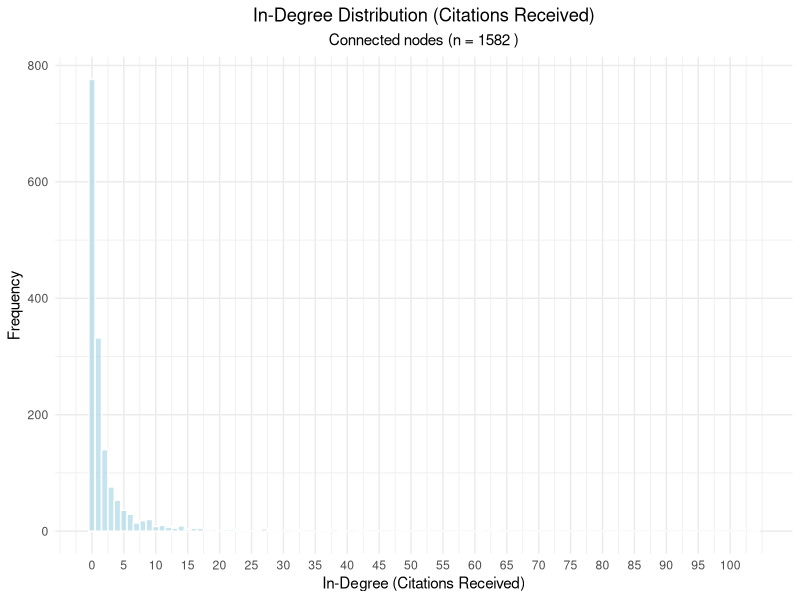
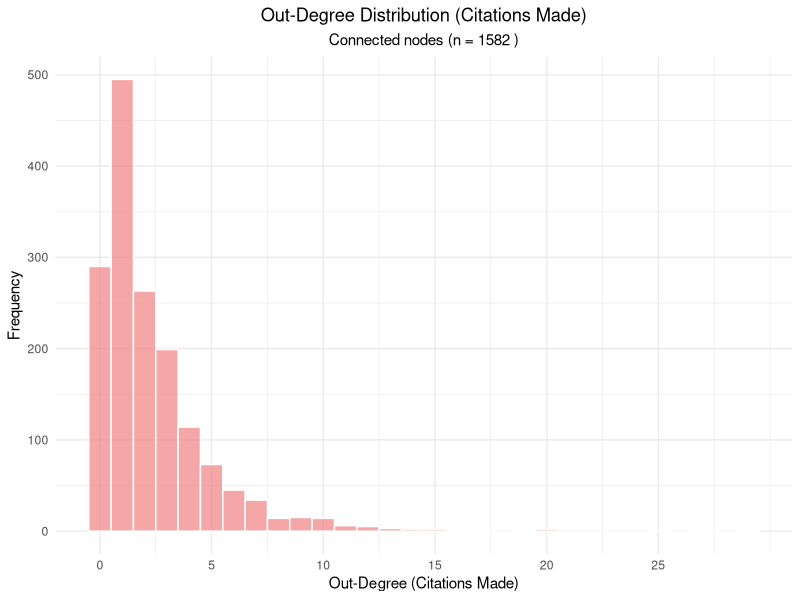
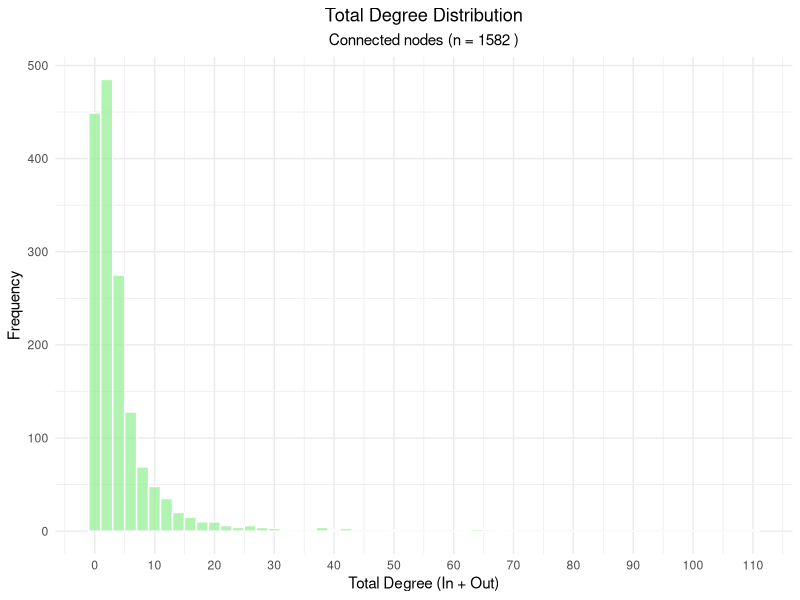
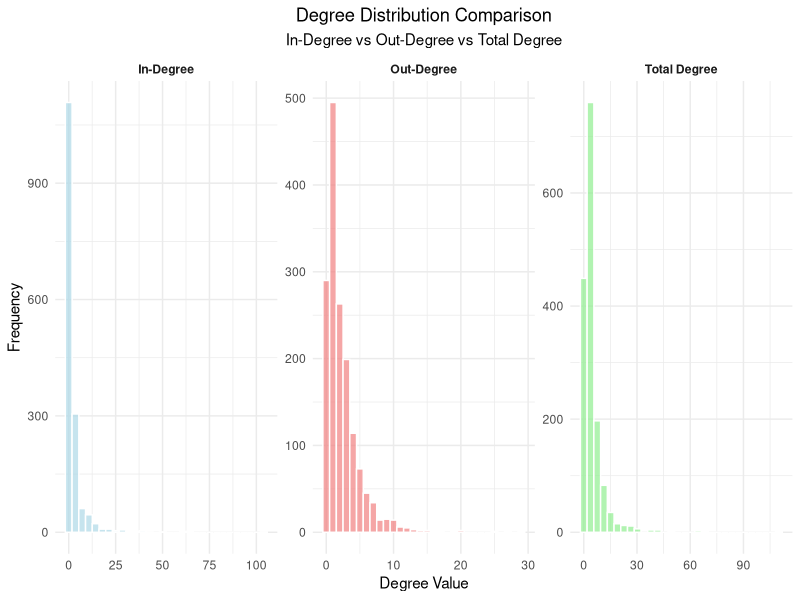
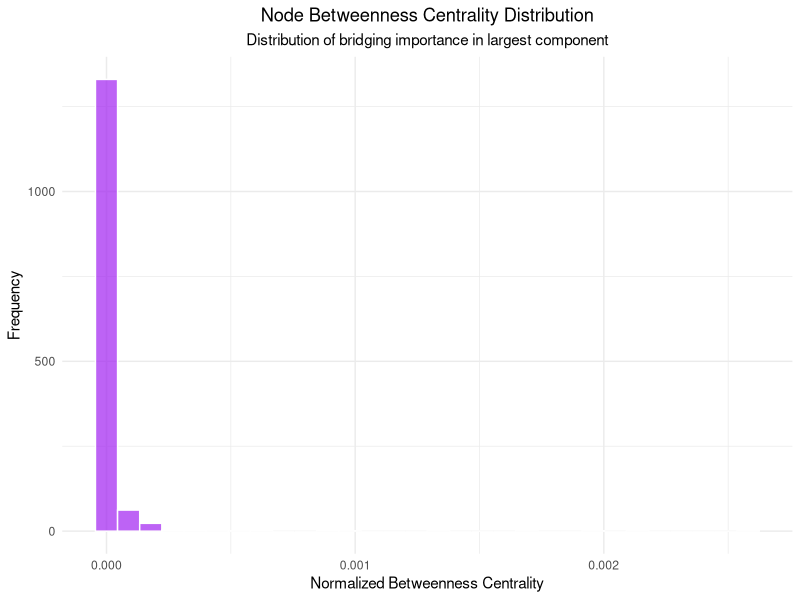
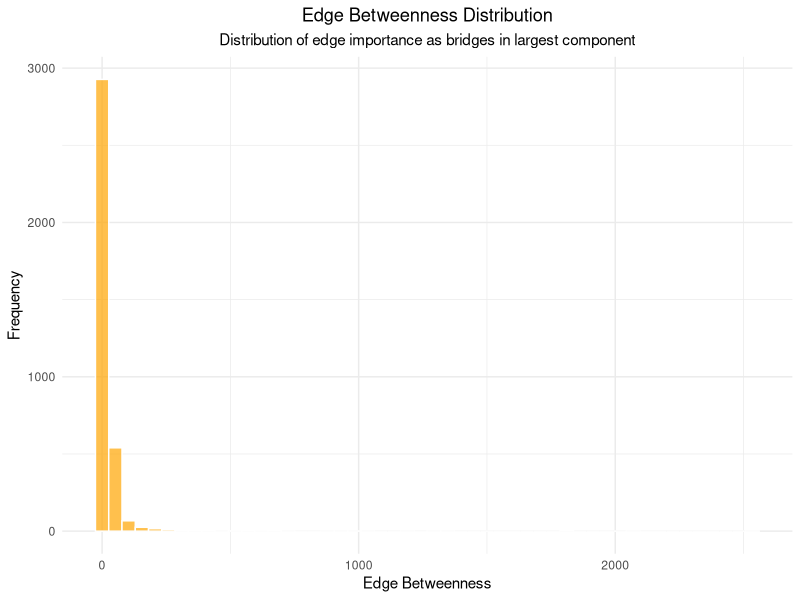

Source code (R) for these figures, in order: (Note: a time limit stopped this script after it produced the figures.)
## ---- chunk 1
knitr::opts_chunk$set(echo = TRUE)
## ---- chunk 2
library(readr)
library(igraph)
library(RColorBrewer)
library(ggplot2)
library(reshape2)
library(scales)
library(gridExtra)
set.seed(48528608)
## ---- chunk 3
# Load the connected nodes and edges data
nodes_connected <- read.csv("data/nodes_connected.csv")
edges_connected <- read.csv("data/edges_connected.csv")

cat("=== DATA LOADING ===\n")
cat("Connected nodes loaded:", nrow(nodes_connected), "\n")
cat("Connected edges loaded:", nrow(edges_connected), "\n\n")

# Create the graph from connected nodes only
graph_connected <- graph_from_data_frame(edges_connected, 
                                        vertices = nodes_connected, 
                                        directed = TRUE)
# Remove multiple edges and self-loops for cleaner analysis
graph_connected <- simplify(graph_connected, 
                          remove.multiple = TRUE, 
                          remove.loops = TRUE)

cat("Graph created successfully\n")
cat("Final nodes in graph:", vcount(graph_connected), "\n")
cat("Final edges in graph:", ecount(graph_connected), "\n\n")
## ---- chunk 4
cat("=== BASIC GRAPH STATISTICS ===\n")
cat("Total nodes:", vcount(graph_connected), "\n")
cat("Total edges (citations):", ecount(graph_connected), "\n")
cat("Network density:", round(edge_density(graph_connected), 6), "\n")
cat("Is directed:", is_directed(graph_connected), "\n")
cat("Is weighted:", is_weighted(graph_connected), "\n\n")

# Calculate degree statistics
all_degrees <- degree(graph_connected, mode = "all")
in_degrees <- degree(graph_connected, mode = "in")
out_degrees <- degree(graph_connected, mode = "out")

cat("=== DEGREE STATISTICS ===\n")
cat("Average total degree:", round(mean(all_degrees), 2), "\n")
cat("Average in-degree (citations received):", round(mean(in_degrees), 2), "\n")
cat("Average out-degree (citations made):", round(mean(out_degrees), 2), "\n\n")

cat("Degree range (total):", min(all_degrees), "-", max(all_degrees), "\n")
cat("Degree range (in):", min(in_degrees), "-", max(in_degrees), "\n")
cat("Degree range (out):", min(out_degrees), "-", max(out_degrees), "\n\n")

cat("Standard deviation (total):", round(sd(all_degrees), 2), "\n")
cat("Standard deviation (in):", round(sd(in_degrees), 2), "\n")
cat("Standard deviation (out):", round(sd(out_degrees), 2), "\n\n")
## ---- chunk 5
cat("=== COMPONENT ANALYSIS ===\n")

# Analyze weakly connected components
weak_components <- components(graph_connected, mode = "weak")
cat("Number of weakly connected components:", weak_components$no, "\n")
cat("Size of largest weak component:", max(weak_components$csize), "\n")
cat("Proportion of nodes in largest weak component:", 
    round(max(weak_components$csize) / vcount(graph_connected) * 100, 2), "%\n\n")

# Analyze strongly connected components
strong_components <- components(graph_connected, mode = "strong")
cat("Number of strongly connected components:", strong_components$no, "\n")
cat("Size of largest strong component:", max(strong_components$csize), "\n")
cat("Proportion of nodes in largest strong component:", 
    round(max(strong_components$csize) / vcount(graph_connected) * 100, 2), "%\n\n")

# Component size distribution
cat("Weak component sizes (top 10):\n")
weak_sizes <- sort(weak_components$csize, decreasing = TRUE)
print(head(weak_sizes, 10))

cat("\nStrong component sizes (top 10):\n")
strong_sizes <- sort(strong_components$csize, decreasing = TRUE)
print(head(strong_sizes, 10))
## ---- chunk 6
# Create comprehensive degree distribution analysis

# Prepare data for plotting
degree_data <- data.frame(
  node_id = V(graph_connected)$name,
  total_degree = all_degrees,
  in_degree = in_degrees,
  out_degree = out_degrees
)

# Add node attributes for additional analysis
degree_data$institution <- V(graph_connected)$institution
degree_data$subtopic <- V(graph_connected)$subtopic
degree_data$year <- V(graph_connected)$year
degree_data$citations <- V(graph_connected)$citations

cat("=== DEGREE DISTRIBUTION SUMMARY ===\n")
cat("Total degree quartiles:\n")
print(quantile(all_degrees))
cat("\nIn-degree quartiles:\n")
print(quantile(in_degrees))
cat("\nOut-degree quartiles:\n")
print(quantile(out_degrees))
## ---- chunk 7
# In-degree distribution histogram
ggplot(degree_data, aes(x = in_degree)) +
  geom_histogram(binwidth = 1, fill = "lightblue", alpha = 0.7, color = "white") +
  labs(title = "In-Degree Distribution (Citations Received)",
       subtitle = paste("Connected nodes (n =", vcount(graph_connected), ")"),
       x = "In-Degree (Citations Received)",
       y = "Frequency") +
  theme_minimal() +
  theme(plot.title = element_text(hjust = 0.5),
        plot.subtitle = element_text(hjust = 0.5)) +
  scale_x_continuous(breaks = seq(0, max(in_degrees), by = 5))

# Print summary statistics
cat("\nIN-DEGREE DISTRIBUTION STATISTICS:\n")
cat("Mean:", round(mean(in_degrees), 2), "\n")
cat("Median:", median(in_degrees), "\n")
cat("Mode:", names(sort(table(in_degrees), decreasing = TRUE))[1], "\n")
cat("Nodes with 0 in-degree:", sum(in_degrees == 0), "\n")
cat("Nodes with >10 in-degree:", sum(in_degrees > 10), "\n")
## ---- chunk 8
# Out-degree distribution histogram
ggplot(degree_data, aes(x = out_degree)) +
  geom_histogram(binwidth = 1, fill = "lightcoral", alpha = 0.7, color = "white") +
  labs(title = "Out-Degree Distribution (Citations Made)",
       subtitle = paste("Connected nodes (n =", vcount(graph_connected), ")"),
       x = "Out-Degree (Citations Made)",
       y = "Frequency") +
  theme_minimal() +
  theme(plot.title = element_text(hjust = 0.5),
        plot.subtitle = element_text(hjust = 0.5)) +
  scale_x_continuous(breaks = seq(0, max(out_degrees), by = 5))

# Print summary statistics
cat("\nOUT-DEGREE DISTRIBUTION STATISTICS:\n")
cat("Mean:", round(mean(out_degrees), 2), "\n")
cat("Median:", median(out_degrees), "\n")
cat("Mode:", names(sort(table(out_degrees), decreasing = TRUE))[1], "\n")
cat("Nodes with 0 out-degree:", sum(out_degrees == 0), "\n")
cat("Nodes with >10 out-degree:", sum(out_degrees > 10), "\n")
## ---- chunk 9
# Total degree distribution histogram
ggplot(degree_data, aes(x = total_degree)) +
  geom_histogram(binwidth = 2, fill = "lightgreen", alpha = 0.7, color = "white") +
  labs(title = "Total Degree Distribution",
       subtitle = paste("Connected nodes (n =", vcount(graph_connected), ")"),
       x = "Total Degree (In + Out)",
       y = "Frequency") +
  theme_minimal() +
  theme(plot.title = element_text(hjust = 0.5),
        plot.subtitle = element_text(hjust = 0.5)) +
  scale_x_continuous(breaks = seq(0, max(all_degrees), by = 10))

# Print summary statistics
cat("\nTOTAL DEGREE DISTRIBUTION STATISTICS:\n")
cat("Mean:", round(mean(all_degrees), 2), "\n")
cat("Median:", median(all_degrees), "\n")
cat("Mode:", names(sort(table(all_degrees), decreasing = TRUE))[1], "\n")
cat("Nodes with degree 1:", sum(all_degrees == 1), "\n")
cat("Nodes with degree >20:", sum(all_degrees > 20), "\n")
## ---- chunk 10
# Create combined degree distribution plot
degree_long <- reshape2::melt(degree_data[, c("in_degree", "out_degree", "total_degree")],
                             variable.name = "degree_type",
                             value.name = "degree_value")

# Rename for better labels
degree_long$degree_type <- factor(degree_long$degree_type,
                                 levels = c("in_degree", "out_degree", "total_degree"),
                                 labels = c("In-Degree", "Out-Degree", "Total Degree"))

# Create faceted histogram
ggplot(degree_long, aes(x = degree_value, fill = degree_type)) +
  geom_histogram(alpha = 0.7, color = "white", bins = 30) +
  facet_wrap(~degree_type, scales = "free") +
  scale_fill_manual(values = c("In-Degree" = "lightblue", 
                              "Out-Degree" = "lightcoral", 
                              "Total Degree" = "lightgreen")) +
  labs(title = "Degree Distribution Comparison",
       subtitle = "In-Degree vs Out-Degree vs Total Degree",
       x = "Degree Value",
       y = "Frequency") +
  theme_minimal() +
  theme(plot.title = element_text(hjust = 0.5),
        plot.subtitle = element_text(hjust = 0.5),
        legend.position = "none",
        strip.text = element_text(face = "bold"))
## ---- chunk 11
# Analyze the largest component in detail
cat("=== LARGEST COMPONENT DETAILED ANALYSIS ===\n")

# Extract the largest weakly connected component
largest_comp_nodes <- which(weak_components$membership == which.max(weak_components$csize))
largest_component <- induced_subgraph(graph_connected, largest_comp_nodes)

cat("Largest component statistics:\n")
cat("Nodes:", vcount(largest_component), "\n")
cat("Edges:", ecount(largest_component), "\n")
cat("Density:", round(edge_density(largest_component), 6), "\n")
cat("Average in degree:", round(mean(degree(largest_component, mode = "in")), 2), "\n")
cat("Average out degree:", round(mean(degree(largest_component, mode = "out")), 2), "\n")
cat("Average degree:", round(mean(degree(largest_component, mode = "all")), 2), "\n")
cat("Diameter:", diameter(largest_component, directed = FALSE), "\n")
cat("Average path length:", round(mean_distance(largest_component, directed = FALSE), 2), "\n\n")

# Check if there are smaller components worth analyzing
if(length(unique(weak_components$csize)) > 1) {
  second_largest_size <- sort(weak_components$csize, decreasing = TRUE)[2]
  cat("Second largest component size:", second_largest_size, "\n")
  cat("Ratio (largest/second largest):", round(max(weak_components$csize) / 
  second_largest_size, 2), "\n")
}
## ---- chunk 12
cat("=== CENTRALITY ANALYSIS OF LARGEST COMPONENT ===\n")

# Calculate various centrality measures
cat("Calculating centrality measures...\n")

# Degree centrality (already calculated above)
degree_cent_in <- degree(largest_component, mode = "in", normalized = TRUE)
degree_cent_out <- degree(largest_component, mode = "out", normalized = TRUE)
degree_cent_all <- degree(largest_component, mode = "all", normalized = TRUE)

# Betweenness centrality
betweenness_cent <- betweenness(largest_component, directed = TRUE, normalized = TRUE)

# Closeness centrality
closeness_cent_in <- closeness(largest_component, mode = "in", normalized = TRUE)
closeness_cent_out <- closeness(largest_component, mode = "out", normalized = TRUE)

# Eigenvector centrality
eigenvector_cent <- eigen_centrality(largest_component, directed = TRUE, scale = TRUE)$vector

# PageRank centrality
pagerank_cent <- page_rank(largest_component, directed = TRUE)$vector

# Authority and Hub scores (HITS algorithm)
hits_scores <- hub_score(largest_component)
hub_cent <- hits_scores$vector
authority_cent <- authority_score(largest_component)$vector

cat("All centrality measures calculated successfully!\n\n")

# Create centrality summary
centrality_summary <- data.frame(
  node_id = V(largest_component)$name,
  degree_in = degree_cent_in,
  degree_out = degree_cent_out,
  degree_all = degree_cent_all,
  betweenness = betweenness_cent,
  closeness_in = closeness_cent_in,
  closeness_out = closeness_cent_out,
  eigenvector = eigenvector_cent,
  pagerank = pagerank_cent,
  hub = hub_cent,
  authority = authority_cent
)

# Print top nodes by different centrality measures
cat("TOP 5 NODES BY DIFFERENT CENTRALITY MEASURES:\n\n")

cat("Highest In-Degree Centrality (most cited):\n")
top_in_degree <- centrality_summary[order(centrality_summary$degree_in, decreasing = TRUE)[1:5], 
                                   c("node_id", "degree_in")]
print(top_in_degree)

cat("\nHighest PageRank (most influential):\n")
top_pagerank <- centrality_summary[order(centrality_summary$pagerank, decreasing = TRUE)[1:5], 
                                  c("node_id", "pagerank")]
print(top_pagerank)

cat("\nHighest Betweenness Centrality (most important bridges):\n")
top_betweenness <- centrality_summary[order(centrality_summary$betweenness, decreasing = TRUE)[1:5], 
                                     c("node_id", "betweenness")]
print(top_betweenness)

cat("\nHighest Authority Score (most authoritative):\n")
top_authority <- centrality_summary[order(centrality_summary$authority, decreasing = TRUE)[1:5], 
                                   c("node_id", "authority")]
print(top_authority)
## ---- chunk 13
cat("=== NODE BETWEENNESS DETAILED ANALYSIS ===\n")

# Detailed betweenness analysis
betweenness_stats <- summary(betweenness_cent)
cat("Betweenness centrality statistics:\n")
print(betweenness_stats)

cat("\nNodes with highest betweenness (potential bridges):\n")
high_betweenness_threshold <- quantile(betweenness_cent, 0.95)
high_betweenness_nodes <- which(betweenness_cent >= high_betweenness_threshold)
cat("Number of high betweenness nodes (top 5%):", length(high_betweenness_nodes), "\n")

# Create betweenness distribution plot
betweenness_df <- data.frame(
  node_id = V(largest_component)$name,
  betweenness = betweenness_cent,
  institution = V(largest_component)$institution,
  subtopic = V(largest_component)$subtopic
)

# Betweenness distribution histogram
ggplot(betweenness_df, aes(x = betweenness)) +
  geom_histogram(bins = 30, fill = "purple", alpha = 0.7, color = "white") +
  labs(title = "Node Betweenness Centrality Distribution",
       subtitle = "Distribution of bridging importance in largest component",
       x = "Normalized Betweenness Centrality",
       y = "Frequency") +
  theme_minimal() +
  theme(plot.title = element_text(hjust = 0.5),
        plot.subtitle = element_text(hjust = 0.5))

# Identify top bridging papers
cat("\nTop 10 bridging papers (highest betweenness):\n")
top_bridges <- betweenness_df[order(betweenness_df$betweenness, decreasing = TRUE)[1:10], ]
print(top_bridges[, c("node_id", "betweenness", "subtopic", "institution")])
## ---- chunk 14
cat("\n=== EDGE BETWEENNESS ANALYSIS ===\n")

# Calculate edge betweenness
cat("Calculating edge betweenness (this may take a moment)...\n")
edge_betweenness <- edge_betweenness(largest_component, directed = TRUE)

cat("Edge betweenness calculation completed!\n")
cat("Number of edges analyzed:", length(edge_betweenness), "\n")

# Edge betweenness statistics
edge_bet_stats <- summary(edge_betweenness)
cat("\nEdge betweenness statistics:\n")
print(edge_bet_stats)

# Find edges with highest betweenness
top_edge_indices <- order(edge_betweenness, decreasing = TRUE)[1:10]
top_edges <- get.edges(largest_component, top_edge_indices)

cat("\nTop 10 edges by betweenness (most critical connections):\n")
for(i in 1:10) {
  edge_idx <- top_edge_indices[i]
  from_node <- V(largest_component)$name[top_edges[i, 1]]
  to_node <- V(largest_component)$name[top_edges[i, 2]]
  bet_value <- round(edge_betweenness[edge_idx], 4)
  cat(sprintf("%d. %s -> %s (betweenness: %.4f)\n", i, from_node, to_node, bet_value))
}

# Edge betweenness distribution plot
edge_bet_df <- data.frame(edge_betweenness = edge_betweenness)
ggplot(edge_bet_df, aes(x = edge_betweenness)) +
  geom_histogram(bins = 50, fill = "orange", alpha = 0.7, color = "white") +
  labs(title = "Edge Betweenness Distribution",
       subtitle = "Distribution of edge importance as bridges in largest component",
       x = "Edge Betweenness",
       y = "Frequency") +
  theme_minimal() +
  theme(plot.title = element_text(hjust = 0.5),
        plot.subtitle = element_text(hjust = 0.5))
## ---- chunk 15
cat("\n=== COMMUNITY DETECTION - METHOD 1: LOUVAIN ALGORITHM ===\n")

# Method 1: Louvain algorithm (modularity optimization)
cat("Running Louvain algorithm for community detection...\n")

# Convert to undirected for community detection
largest_component_undirected <- as.undirected(largest_component, mode = "collapse")

# Louvain algorithm
louvain_communities <- cluster_louvain(largest_component_undirected)

cat("Louvain algorithm completed!\n")
cat("Number of communities found:", length(louvain_communities), "\n")
cat("Modularity score:", round(modularity(louvain_communities), 4), "\n")

# Community size distribution
louvain_sizes <- sizes(louvain_communities)
cat("\nCommunity sizes:\n")
print(sort(louvain_sizes, decreasing = TRUE))

cat("\nLargest 5 communities:\n")
large_communities <- sort(louvain_sizes, decreasing = TRUE)[1:5]
print(large_communities)

# Create community membership dataframe
louvain_membership <- data.frame(
  node_id = V(largest_component_undirected)$name,
  community = membership(louvain_communities),
  institution = V(largest_component_undirected)$institution,
  subtopic = V(largest_component_undirected)$subtopic
)

# Analyze community composition by subtopic
cat("\nCommunity composition analysis:\n")
for(i in 1:min(5, length(louvain_communities))) {
  cat(sprintf("\nCommunity %d (size: %d):\n", i, louvain_sizes[i]))
  community_nodes <- louvain_membership[louvain_membership$community == i, ]
  subtopic_dist <- table(community_nodes$subtopic)
  cat("Main subtopics:\n")
  print(sort(subtopic_dist, decreasing = TRUE)[1:min(3, length(subtopic_dist))])
}
## ---- chunk 16
cat("\n=== COMMUNITY DETECTION - METHOD 2: EDGE BETWEENNESS ===\n")

# Method 2: Edge betweenness-based community detection
cat("Running edge betweenness community detection...\n")

# This method removes edges with highest betweenness iteratively
edge_betweenness_communities <- cluster_edge_betweenness(largest_component_undirected, 
                                                        directed = FALSE)

cat("Edge betweenness algorithm completed!\n")
cat("Number of communities found:", length(edge_betweenness_communities), "\n")
cat("Modularity score:", round(modularity(edge_betweenness_communities), 4), "\n")

# Community size distribution
eb_sizes <- sizes(edge_betweenness_communities)
cat("\nCommunity sizes:\n")
print(sort(eb_sizes, decreasing = TRUE))

# Compare the two methods
cat("\n=== COMPARISON OF COMMUNITY DETECTION METHODS ===\n")
cat("Louvain - Communities:", length(louvain_communities), 
    "| Modularity:", round(modularity(louvain_communities), 4), "\n")
cat("Edge Betweenness - Communities:", length(edge_betweenness_communities), 
    "| Modularity:", round(modularity(edge_betweenness_communities), 4), "\n")

# Create comparison plot
community_comparison <- data.frame(
  Method = c("Louvain", "Edge Betweenness"),
  Communities = c(length(louvain_communities), length(edge_betweenness_communities)),
  Modularity = c(modularity(louvain_communities), modularity(edge_betweenness_communities))
)

# Plot comparison
p1 <- ggplot(community_comparison, aes(x = Method, y = Communities, fill = Method)) +
  geom_bar(stat = "identity", alpha = 0.7) +
  scale_fill_manual(values = c("Louvain" = "lightblue", 
                               "Edge Betweenness" = "lightcoral")) +
  labs(title = "Number of Communities",
       y = "Number of Communities") +
  theme_minimal() +
  theme(legend.position = "none")

p2 <- ggplot(community_comparison, aes(x = Method, y = Modularity, fill = Method)) +
  geom_bar(stat = "identity", alpha = 0.7) +
  scale_fill_manual(values = c("Louvain" = "lightblue", 
                               "Edge Betweenness" = "lightcoral")) +
  labs(title = "Modularity Score",
       y = "Modularity") +
  theme_minimal() +
  theme(legend.position = "none")

# Display plots side by side
grid.arrange(p1, p2, ncol = 2, 
             top = "Community Detection Methods Comparison")
## ---- chunk 17
cat("\n=== CENTRALITY MEASURES CORRELATION ANALYSIS ===\n")

# Analyze correlations between different centrality measures
centrality_cor_data <- centrality_summary[, 
                              c("degree_in", "degree_out", "betweenness", 
                                "closeness_in", "closeness_out", 
                                "eigenvector", "pagerank", "authority", "hub")]

# Calculate correlation matrix
cor_matrix <- cor(centrality_cor_data, use = "complete.obs")
cat("Correlation matrix calculated\n")
print(round(cor_matrix, 3))

# Create correlation heatmap
cor_melted <- melt(cor_matrix)
ggplot(cor_melted, aes(Var1, Var2, fill = value)) +
  geom_tile() +
  scale_fill_gradient2(low = "blue", high = "red", mid = "white", 
                      midpoint = 0, limit = c(-1,1), space = "Lab",
                      name="Correlation") +
  theme_minimal() +
  theme(axis.text.x = element_text(angle = 45, vjust = 1, hjust = 1),
        plot.title = element_text(hjust = 0.5)) +
  labs(title = "Centrality Measures Correlation Matrix",
       x = "", y = "") +
  geom_text(aes(label = round(value, 2)), size = 3)
